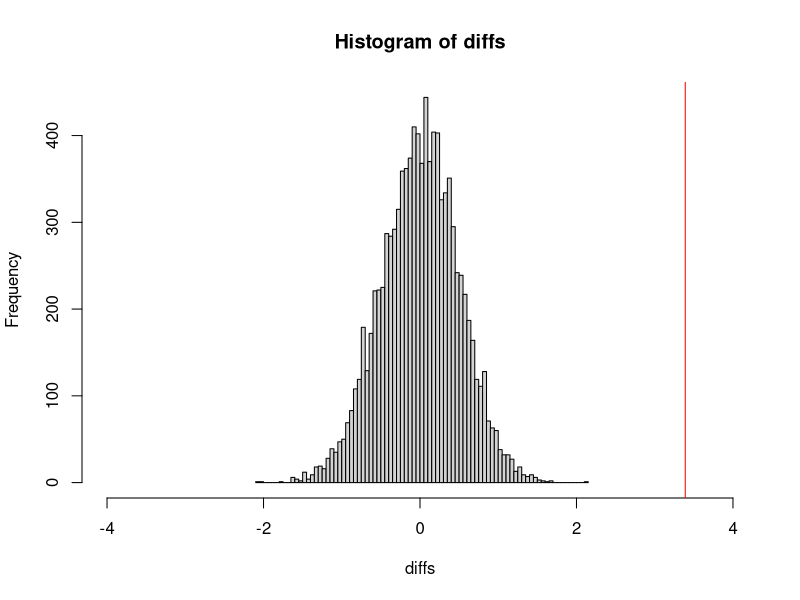

Source code (R):
# DATA WRANGLING PROBLEM 3
#
# Find on the Internet some data in which you can identify two groups, com-pare means or
# medians for some numeric quantity, and carry out a permu-tation test to assess whether
# or not the difference is statistically significant.Save  a  .cvs  file  that  includes
# just  the  data  that  you  are  analyzing.   Theprototype is the analysis of Beerwings
# .csv in script 2D.
#
# Extracted by myself from GSS: https://gssdataexplorer.norc.org/projects/73889/extracts/54955

# clean the data first

MarriageAge <- read.csv("lib/MarriageAge.csv", stringsAsFactors = FALSE); head(MarriageAge)
isNumeric <- function (x) {
  res <- x %in% regmatches(x, regexpr("\\d+", x))
}
MarriageAge <- MarriageAge[ , c("AgeWhenMarried", "DivorcedOrSeparated")] # Subset by name
MarriageAge <- subset(MarriageAge,
                       !is.na(MarriageAge$AgeWhenMarried) & isNumeric(MarriageAge$AgeWhenMarried)
                         & !is.na(MarriageAge$DivorcedOrSeparated)
                         & (MarriageAge$DivorcedOrSeparated == 'Yes' | MarriageAge$DivorcedOrSeparated == 'No'))
head(MarriageAge)
# obtained clean data!

# PART 1: Testing difference between number of marriage age between those who are divorced and not divorced
DivorcedAvgAge <- mean(as.numeric(MarriageAge$AgeWhenMarried[which(MarriageAge$DivorcedOrSeparated == "Yes")])) # 21.02222
NotDivorcedAvgAge <- mean(as.numeric(MarriageAge$AgeWhenMarried[which(MarriageAge$DivorcedOrSeparated == "No")])) # 24.4125
observed <- NotDivorcedAvgAge - DivorcedAvgAge; observed # Difference of 3.390278

# permutation test
N <- 10000
diffs <- numeric(N)
for (i in 1:N){
  DivorcedOrNot <- sample(MarriageAge$DivorcedOrSeparated)   # permuted divorce/separated or not column
  DivorcedAvgAge <- mean(as.numeric(MarriageAge$AgeWhenMarried[which(DivorcedOrNot == "Yes")]))
  NotDivorcedAvgAge <- mean(as.numeric(MarriageAge$AgeWhenMarried[which(DivorcedOrNot == "No")]))
  diffs[i] <- NotDivorcedAvgAge - DivorcedAvgAge
}

mean(diffs) # 0.006134674
hist(diffs, breaks = "FD", xlim = c(-4,4))
abline(v = observed, col = "red") # way off
pvalue <- (sum(diffs >= observed)+1)/(N+1); pvalue # around 9.999e-05
pvalue.2tailed <- pvalue*2; pvalue.2tailed # around 0.00019998
# the two tailed p-value says there is only 0.00019998 chance that the
# observed discrepancy is by chance. If we are using the significance
# level on .05, we have enough evidence against the null hypothesis that there
# is relationship between marriage age and whether or not you will divorce
